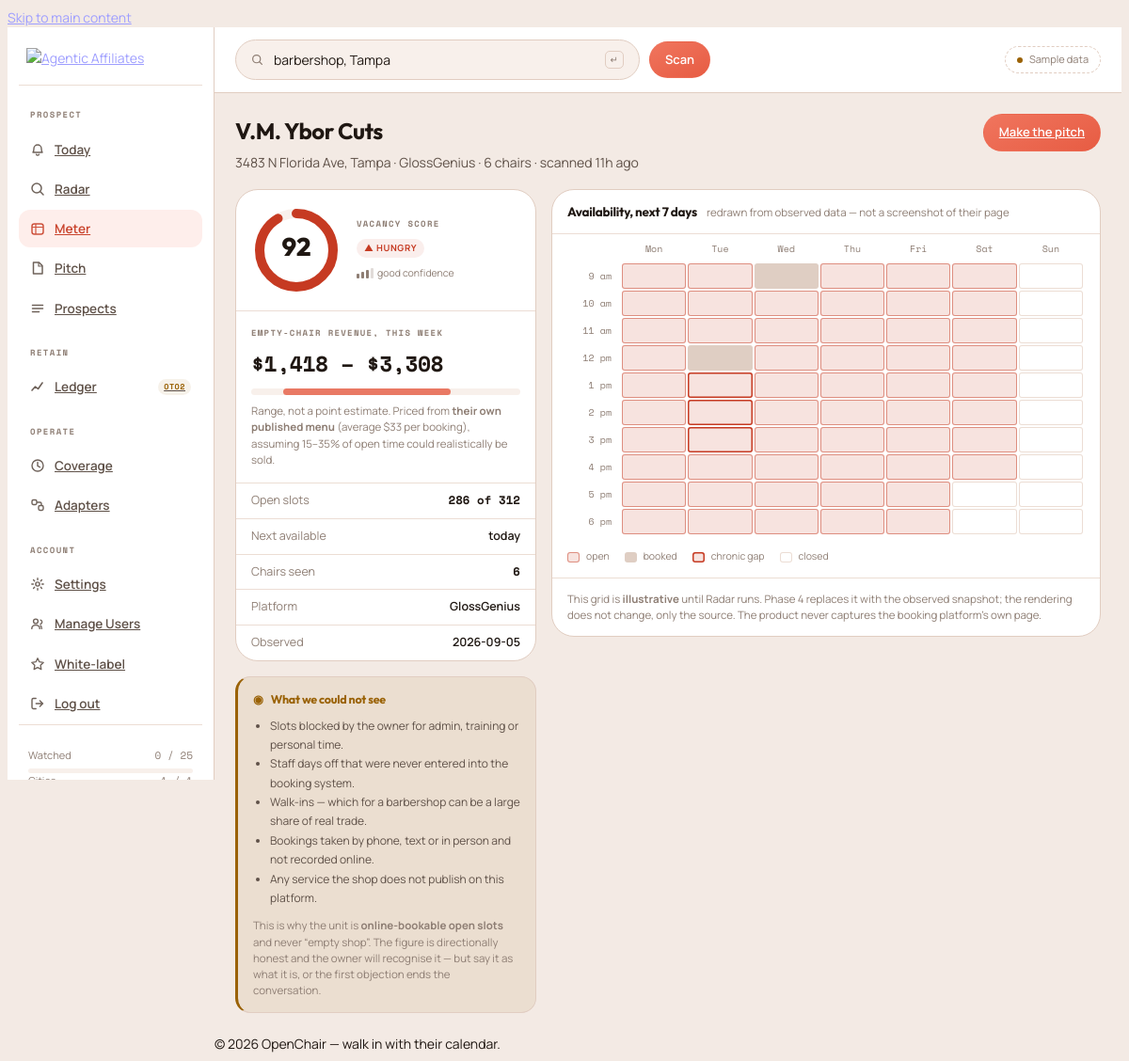
Screenshot of /engine/openchair/business (signed in) with the database file from the repository.
### tables this page shows
CREATE TABLE IF NOT EXISTS `oc_business` (
  `id`                    int(11)      NOT NULL AUTO_INCREMENT,
  `platform_id`           int(11)      NOT NULL,                   
  `platform_business_key` varchar(191) NOT NULL,                   
  `canonical_id`          int(11)      DEFAULT NULL,               
  `dedupe_key`            char(40)     DEFAULT NULL,               
  `name`                  varchar(191) DEFAULT NULL,
  `booking_url`           varchar(512) DEFAULT NULL,               
  `website`               varchar(512) DEFAULT NULL,
  `phone`                 varchar(32)  DEFAULT NULL,               
  `email`                 varchar(191) DEFAULT NULL,
  `address_line`          varchar(255) DEFAULT NULL,
  `city`                  varchar(120) DEFAULT NULL,
  `region_code`           varchar(8)   DEFAULT NULL,               
  `country_code`          char(2)      DEFAULT NULL,
  `postal_code`           varchar(16)  DEFAULT NULL,
  `city_key`              varchar(80)  NOT NULL DEFAULT '',        
  `niche_key`             varchar(48)  NOT NULL DEFAULT '',        
  `lat`                   decimal(9,6) DEFAULT NULL,
  `lng`                   decimal(9,6) DEFAULT NULL,
  `timezone`              varchar(64)  NOT NULL DEFAULT 'UTC',     
  `staff_count`           smallint(6)  DEFAULT NULL,               
  `slot_minutes`          smallint(6)  DEFAULT NULL,
  `avg_price_cents`       int(11)      DEFAULT NULL,               
  `price_source`          enum('menu','niche_default','manual') NOT NULL DEFAULT 'niche_default',
  `currency`              char(3)      NOT NULL DEFAULT 'USD',
  `rating`                decimal(2,1) DEFAULT NULL,
  `review_count`          int(11)      DEFAULT NULL,
  `status`                enum('active','paused','unreachable','gone','merged','suppressed') NOT NULL DEFAULT 'active',
  `first_seen_at`         datetime     DEFAULT NULL,
  `last_scan_at`          datetime     DEFAULT NULL,
  `last_good_scan_at`     datetime     DEFAULT NULL,
  `consecutive_failures`  smallint(6)  NOT NULL DEFAULT 0,         
   
  `latest_observed_on`      date       DEFAULT NULL,
  `latest_vacancy_bp`       smallint(5) unsigned DEFAULT NULL,     
  `latest_open_slots`       mediumint(9) DEFAULT NULL,
  `latest_bookable_slots`   mediumint(9) DEFAULT NULL,
  `latest_empty_chair_cents` int(11)   DEFAULT NULL,               
  `latest_days_to_next`     smallint(6) DEFAULT NULL,              
  `latest_bucket`           enum('hungry','neutral','slammed') DEFAULT NULL,
  `latest_confidence`       tinyint(3) unsigned DEFAULT NULL,      
   
  `suppressed_at`         datetime     DEFAULT NULL,               
  `suppression_reason`    varchar(191) DEFAULT NULL,
  `created_at`            datetime     NOT NULL DEFAULT current_timestamp(),
  `updated_at`            datetime     NOT NULL DEFAULT current_timestamp() ON UPDATE current_timestamp(),
  PRIMARY KEY (`id`),
   
  UNIQUE KEY `uq_biz_platform` (`platform_id`,`platform_business_key`),
   
  KEY `idx_biz_market_vacancy` (`city_key`,`niche_key`,`status`,`latest_vacancy_bp`),
   
  KEY `idx_biz_market_next`    (`city_key`,`niche_key`,`status`,`latest_days_to_next`),
   
  KEY `idx_biz_market_bucket`  (`city_key`,`niche_key`,`latest_bucket`,`latest_vacancy_bp`),
  KEY `idx_biz_geo`            (`country_code`,`region_code`,`city`),
  KEY `idx_biz_dedupe`         (`dedupe_key`),
  KEY `idx_biz_canonical`      (`canonical_id`),
  KEY `idx_biz_scan_due`       (`status`,`last_scan_at`),          
  CONSTRAINT `fk_biz_platform`  FOREIGN KEY (`platform_id`)  REFERENCES `oc_platform` (`id`) ON DELETE RESTRICT,
  CONSTRAINT `fk_biz_canonical` FOREIGN KEY (`canonical_id`) REFERENCES `oc_business` (`id`) ON DELETE SET NULL
);

CREATE TABLE IF NOT EXISTS `oc_platform` (
  `id`                      int(11)      NOT NULL AUTO_INCREMENT,
  `platform_key`            varchar(32)  NOT NULL,                 
  `name`                    varchar(80)  NOT NULL,
  `vertical`                enum('beauty','fitness','clinic','home_services','restaurant','other') NOT NULL DEFAULT 'other',
  `adapter_version`         varchar(20)  DEFAULT NULL,             
  `grid_horizon_days`       tinyint(4)   NOT NULL DEFAULT 14,      
  `slot_minutes`            smallint(6)  NOT NULL DEFAULT 30,      
  `supports_staff`          tinyint(1)   NOT NULL DEFAULT 1,       
  `supports_capacity`       tinyint(1)   NOT NULL DEFAULT 0,       
  `supports_next_available` tinyint(1)   NOT NULL DEFAULT 1,       
  `supports_prices`         tinyint(1)   NOT NULL DEFAULT 1,       
  `rate_limit_rpm`          smallint(6)  NOT NULL DEFAULT 20,      
  `min_scan_interval_hours` smallint(6)  NOT NULL DEFAULT 24,      
  `requires_headless`       tinyint(1)   NOT NULL DEFAULT 1,       
  `enabled`                 tinyint(1)   NOT NULL DEFAULT 1,
  `tier`                    enum('fe','oto1','backend') NOT NULL DEFAULT 'fe',  
  `notes`                   varchar(255) DEFAULT NULL,
  `created_at`              datetime     NOT NULL DEFAULT current_timestamp(),
  `updated_at`              datetime     NOT NULL DEFAULT current_timestamp() ON UPDATE current_timestamp(),
  PRIMARY KEY (`id`),
  UNIQUE KEY `uq_platform_key` (`platform_key`),
  KEY `idx_platform_enabled` (`enabled`,`tier`)
);

### engine/application/libraries/Oc_render_lib.php (called while the page is built, shortened)
<?php
class Oc_render_lib
{
    protected $CI;
    public function __construct()
    {
        $this->CI =& get_instance();
        $this->CI->load->helper('url');
    }
    public function render($view, array $data = [], array $opts = [])
    {
        $data = $this->shell_flags($data);
        $data['content_view'] = $view;
        $data['page']         = isset($opts['page']) ? $opts['page'] : '';
        $data['page_title']   = isset($opts['page_title']) ? $opts['page_title'] : 'OpenChair';
        $this->CI->load->view('oc_shell/layout', $data);
    }
    public function shell_flags(array $data = [])
    {
        $uid = isset($data['user_id']) ? (int) $data['user_id']
             : (isset($data['user_row']->id) ? (int) $data['user_row']->id : 0);
        if (!isset($data['is_oc_admin'])) {
            $data['is_oc_admin'] = ($uid === 1) || $this->_access_has($data['user_row'], '51');
        }
        if (!isset($data['is_oc_superadmin'])) {
            $data['is_oc_superadmin'] = ($uid === 1);
        }
        foreach (['oc_can_slammed', 'oc_can_deadzone', 'oc_can_ledger', 'oc_can_kit'] as $gate) {
            if (!isset($data[$gate])) { $data[$gate] = true; }
        }
        return $data;
    }
}

### engine/application/modules/openchair/controllers/Openchair.php (called while the page is built, shortened)
<?php
class Openchair extends App_Controller
{
    public function business($id = null)
    {
        $b = $id ? $this->oc_business_model->find($id)
                 : $this->oc_business_model->first_in_market($this->_city(), $this->_niche());
        $this->data['b'] = $b;
        $this->_render('pages/business', 'business', $b->name);
    }
    private function _render($view, $nav_key, $title)
    {
        $city = $this->_city();
        $this->data['oc_is_demo'] = $this->oc_business_model->is_demo_market($city);
        $this->data['oc_query']   = $this->_niche() . ', ' . $this->_city_label($city);
        $this->data['oc_quota'] = [
            ['label' => 'Watched', 'used' => 0, 'cap' => 25],
            ['label' => 'Cities',  'used' => 1, 'cap' => 1],
        ];
        $this->oc_render_lib->render($view, $this->data, [
            'page'       => $nav_key,
            'page_title' => $title,
        ]);
    }
    private function _city()
    {
        return self::DEMO_CITY;
    }
    private function _niche()
    {
        return self::DEMO_NICHE;
    }
    private function _city_label($city_key)
    {
        $parts = explode('-', $city_key);
        return ucwords(str_replace('_', ' ', end($parts)));
    }
}

### engine/index.php (called while the page is built, shortened)
<?php
require_once BASEPATH.'core/CodeIgniter.php';

### engine/application/third_party/MX/Controller.php (called while the page is built, shortened)
<?php (defined('BASEPATH')) OR exit('No direct script access allowed');
class MX_Controller
{
	public function __get($class)
	{
		return CI::$APP->$class;
	}
}

### engine/application/modules/openchair/models/Oc_business_model.php (called while the page is built, shortened)
<?php
class Oc_business_model extends CI_Model
{
    public function market($city_key, $niche_key, array $opts = [])
    {
        $this->db->select('b.*, p.platform_key, p.name AS platform_name')
                 ->from('oc_business b')
                 ->join('oc_platform p', 'p.id = b.platform_id', 'left')
                 ->where('b.city_key', $city_key)
                 ->where('b.status', 'active')
                 ->where('b.suppressed_at IS NULL');
        if ($niche_key !== '' && $niche_key !== null) {
            $this->db->where('b.niche_key', $niche_key);
        }
        switch (isset($opts['sort']) ? $opts['sort'] : 'vacancy') {
            default:        $this->db->order_by('b.latest_vacancy_bp', 'DESC');
        }
        if (!empty($opts['limit'])) { $this->db->limit((int) $opts['limit']); }
        return $this->db->get()->result();
    }
    public function first_in_market($city_key, $niche_key)
    {
        $rows = $this->market($city_key, $niche_key, ['limit' => 1]);
        return $rows ? $rows[0] : null;
    }
}

### engine/application/modules/openchair/views/pages/business.php (the view, shortened to what this page needs)
<?php
$low   = oc_below_floor($b->latest_confidence);
$score = oc_score_or_gap($b->latest_vacancy_bp, $b->latest_confidence);
$cls   = oc_bucket_class($b->latest_bucket, $b->latest_confidence);
$seed = (int) $b->id * 7919;
$rnd = function () use (&$seed) { $seed = ($seed * 1103515245 + 12345) % 2147483648; return $seed / 2147483648; };
$hours = range(9, 18);
$days  = ['Mon','Tue','Wed','Thu','Fri','Sat','Sun'];
$vac   = ((int) $b->latest_vacancy_bp) / 10000;
?>
<div class="page">
  <div class="pagehead">
    <div>
      <h1><?= html_escape($b->name) ?></h1>
      <p><?= html_escape(trim($b->address_line . ', ' . $b->city)) ?>
         &middot; <?= html_escape($b->platform_name ?: 'unknown platform') ?>
         &middot; <?= (int) $b->staff_count ?> chairs
         &middot; scanned <?= html_escape(oc_data_age($b->last_good_scan_at)) ?></p>
    </div>
    <a class="btn btn-primary" href="<?= site_url('openchair/pitch/' . (int) $b->id) ?>">Make the pitch</a>
  </div>
  <div class="detail-grid">
    <div class="stack">
      <div class="panel">
        <div class="dial">
          <svg width="96" height="96" viewBox="0 0 96 96" role="img" aria-label="Vacancy score <?= html_escape($score) ?> out of 100">
            <circle cx="48" cy="48" r="39" fill="none" stroke="var(--sunken)" stroke-width="10"/>
            <?php if (!$low): ?>
            <circle cx="48" cy="48" r="39" fill="none" stroke="var(--<?= $cls === 'hot' ? 'hot' : ($cls === 'cool' ? 'cool' : 'mid') ?>)" stroke-width="10"
                    stroke-linecap="round" transform="rotate(-90 48 48)"
                    stroke-dasharray="<?= round(245 * $vac, 1) ?> 245"/>
            <?php endif; ?>
            <text x="48" y="54" text-anchor="middle" fill="var(--tx)" font-family="Outfit" font-weight="800" font-size="27"><?= html_escape($score) ?></text>
          </svg>
          <div>
            <div class="stat-label">Vacancy score</div>
            <div style="margin-top:7px"><span class="bucket <?= $cls ?>"><?= oc_bucket_glyph($b->latest_bucket) ?> <?= html_escape(oc_bucket_label($low ? null : $b->latest_bucket)) ?></span></div>
            <div class="conf" style="margin-top:9px"><?= oc_confidence_bars($b->latest_confidence) ?> <?= html_escape(oc_confidence_band($b->latest_confidence)) ?> confidence</div>
          </div>
        </div>
        <div class="stat" style="border-top:1px solid var(--line-soft)">
          <div class="stat-label">Empty-chair revenue, this week</div>
          <?php if ($low): ?>
            <div class="money" style="color:var(--tx3)">Not enough data</div>
            <div class="stat-note">We could not read enough of this calendar to stand behind a figure.
              Showing you the gap is more useful than showing you a guess you would have to defend
              in their shop.</div>
          <?php else: ?>
            <div class="money"><?= html_escape(oc_revenue_range($b->latest_empty_chair_cents)) ?></div>
            <div class="rangebar"><span style="left:12%;right:26%"></span></div>
            <div class="stat-note">Range, not a point estimate. Priced from <b>their own published menu</b>
              (average <?= html_escape(oc_money($b->avg_price_cents)) ?> per booking), assuming 15&ndash;35% of open
              time could realistically be sold.</div>
          <?php endif; ?>
        </div>
        <dl style="margin:0">
          <div class="kv"><dt>Open slots</dt><dd class="mono"><?= number_format((int) $b->latest_open_slots) ?> of <?= number_format((int) $b->latest_bookable_slots) ?></dd></div>
          <div class="kv"><dt>Next available</dt><dd><?= html_escape(oc_next_available($b->latest_days_to_next)) ?></dd></div>
          <div class="kv"><dt>Chairs seen</dt><dd class="mono"><?= (int) $b->staff_count ?></dd></div>
          <div class="kv"><dt>Platform</dt><dd><?= html_escape($b->platform_name ?: '—') ?></dd></div>
          <div class="kv"><dt>Observed</dt><dd><?= html_escape($b->latest_observed_on ?: '—') ?></dd></div>
        </dl>
      </div>
      <div class="disclose">
        <h3><span aria-hidden="true">&#9673;</span> What we could not see</h3>
        <ul>
          <li>Slots blocked by the owner for admin, training or personal time.</li>
          <li>Staff days off that were never entered into the booking system.</li>
          <li>Walk-ins &mdash; which for a barbershop can be a large share of real trade.</li>
          <li>Bookings taken by phone, text or in person and not recorded online.</li>
          <li>Any service the shop does not publish on this platform.</li>
        </ul>
        <p>This is why the unit is <b><?= html_escape(oc_unit()) ?></b> and never &ldquo;empty shop&rdquo;.
           The figure is directionally honest and the owner will recognise it &mdash; but say it as what
           it is, or the first objection ends the conversation.</p>
      </div>
    </div>
    <div class="stack">
      <div class="panel">
        <div class="panel-head">
          <h2>Availability, next 7 days</h2>
          <span class="sub">redrawn from observed data &mdash; not a screenshot of their page</span>
        </div>
        <div class="gridscroll">
          <table class="slots" aria-label="Availability by time and day">
            <thead>
              <tr><th class="t"></th><?php foreach ($days as $d): ?><th><?= $d ?></th><?php endforeach; ?></tr>
            </thead>
            <tbody>
            <?php foreach ($hours as $h):
              $label = date('g a', mktime($h, 0, 0)); ?>
              <tr>
                <th class="t"><?= $label ?></th>
                <?php foreach ($days as $di => $d):
                  $closed = ($d === 'Sun') || ($h >= 17 && $d === 'Sat');
                  $open   = !$closed && $rnd() < $vac;
                  $dead   = $open && $d === 'Tue' && $h >= 13 && $h <= 15;
                  $c = $closed ? 'closed' : ($dead ? 'dead' : ($open ? 'open' : ''));
                ?>
                  <td class="<?= $c ?>"></td>
                <?php endforeach; ?>
              </tr>
            <?php endforeach; ?>
            </tbody>
          </table>
        </div>
        <div class="gridkey">
          <span><i style="background:var(--grid-open);box-shadow:inset 0 0 0 1px var(--grid-open-line)"></i> open</span>
          <span><i style="background:var(--grid-book)"></i> booked</span>
          <span><i style="background:var(--grid-open);box-shadow:inset 0 0 0 1.5px var(--hot)"></i> chronic gap</span>
          <span><i style="box-shadow:inset 0 0 0 1px var(--line-soft)"></i> closed</span>
        </div>
        <div class="ctrl">
          <div class="stat-note" style="margin:0">This grid is <b>illustrative</b> until Radar runs.
            Phase 4 replaces it with the observed snapshot; the rendering does not change, only the
            source. The product never captures the booking platform's own page.</div>
        </div>
      </div>
    </div>
  </div>
</div>

### rows the page displays
oc_business: name "V.M. Ybor Cuts", address_line+city "3483 N Florida Ave, Tampa", platform.name "GlossGenius", staff_count "6", last_good_scan_at "11h ago", score "92", latest_bucket "▲", oc_bucket_label($low ? null : $b->latest_bucket) "HUNGRY", latest_confidence "good", latest_empty_chair_cents "$1,418 – $3,308", avg_price_cents "$33", latest_open_slots "286", latest_bookable_slots "312", latest_days_to_next "today", latest_observed_on "2026-09-05"

### other values shown
$label "PROSPECT"
$it[1] "Today"
$it[1] "Radar"
$it[1] "Meter"
$it[1] "Pitch"
$it[1] "Prospects"
$label "RETAIN"
$it[1] "Ledger"
$it[3] "OTO2"
$label "OPERATE"
$it[1] "Coverage"
$it[1] "Adapters"
$q['label'] "Watched"
$used "0"
$q['cap'] "25"
